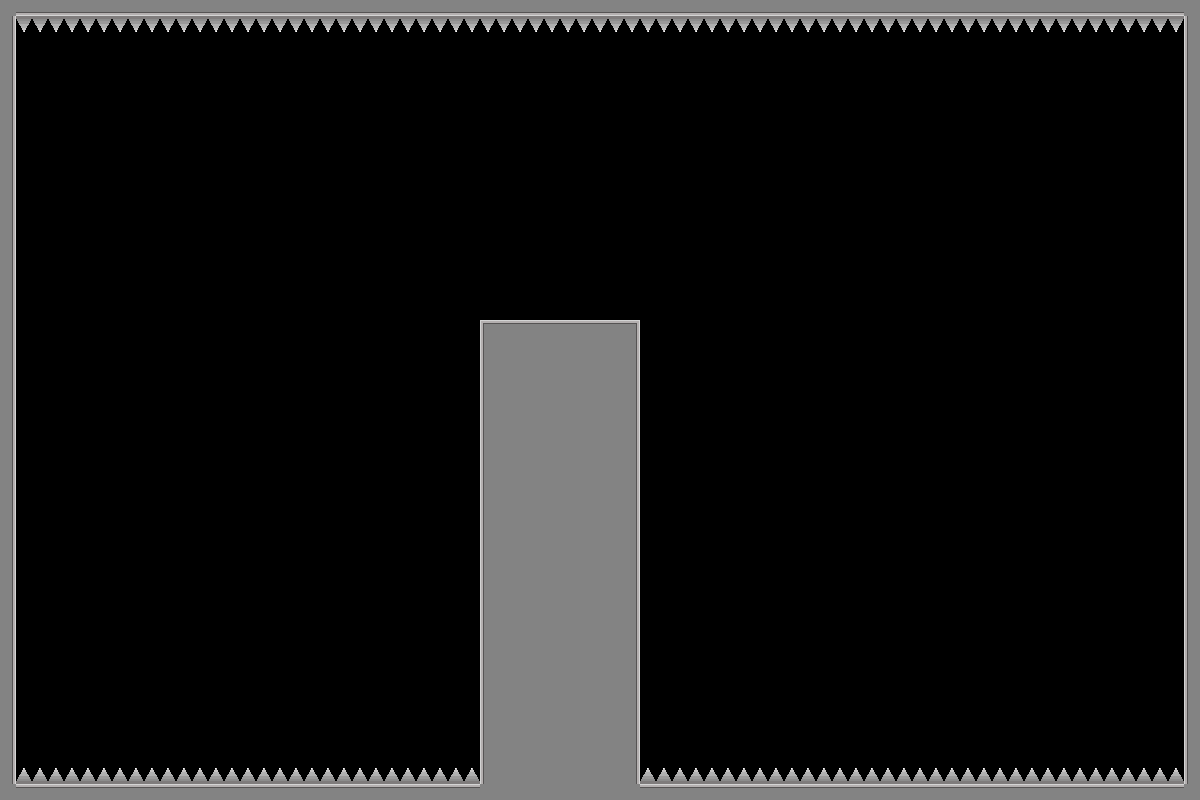

This is a level from a 2D game, rendered from its Tiled map with the project's own tilesets. A one-line summary and the map file follow, with tile-layer data summarised:
An orthogonal 75x50 tile map with 16x16 px tiles, 1 tile layer (Tile Layer 1) and 2 objects (2x mini_star).

<map version="1.10" tiledversion="1.12.2" orientation="orthogonal" renderorder="right-down" width="75" height="50" tilewidth="16" tileheight="16" infinite="0" nextlayerid="3" nextobjectid="5">
 <tileset firstgid="1" source="place_holder_tileset.tsx" />
 <layer id="1" name="Tile Layer 1" width="75" height="50">
  <data>[3750 cells, 672 non-empty, 9 distinct tile ids]</data>
 </layer>
 <objectgroup id="2" name="object_layer">
  <object id="1" name="mini_star" x="159.995" y="102.401" width="90" height="90">
   <properties>
    <property name="obj_type" value="mini_star" />
   </properties>
  </object>
  <object id="2" name="mini_star" x="901.881" y="119.972" width="90" height="90">
   <properties>
    <property name="obj_type" value="mini_star" />
   </properties>
  </object>
 </objectgroup>
</map>
